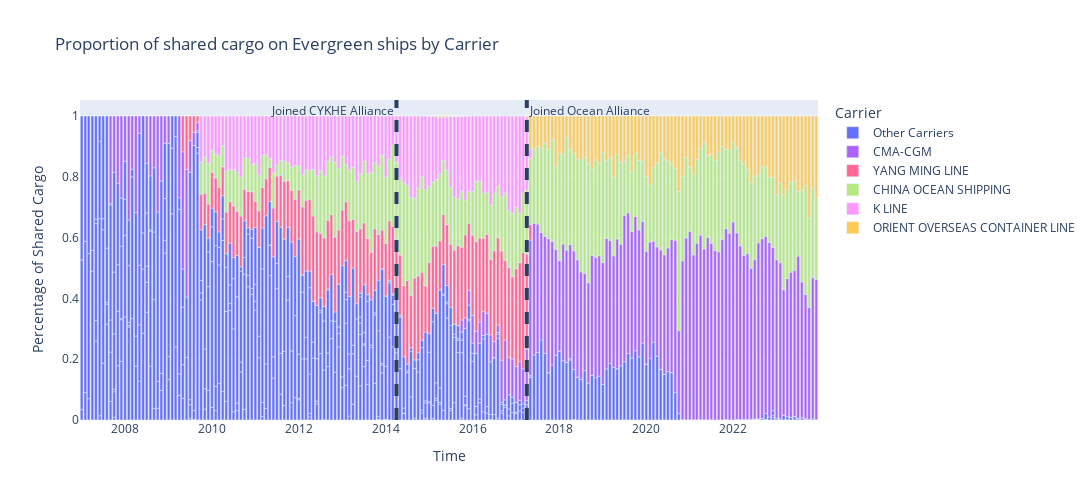

Here is the notebook cell this chart was saved with:
### Code cell
def sharing_by_carrier_evergreen(lf, scac, carrier_name=None):
    '''
    ad hoc function to inspect sharing by scac over time for a given carrier
    inputs:
        scac - str - the SCAC for the carrier of interest
        carrier_name - str - the string name of the carrier of interest for plot title
    '''
    #get top sharing partners
    top_partners = (
        lf
        #get shared cargo col
        .with_columns((pl.col('teus')*(1-pl.col('primary_cargo'))).alias('shared_teus'))
        #only maersk vessels but not maersk cargo
        .filter((pl.col('vessel_owner')==scac)&(pl.col('scac')!=scac))
        #group by carrier
        .group_by('carrier_name')
        .agg(pl.col('shared_teus').sum())
        #filter to top 10
        .sort(by='shared_teus', descending=True)
        .limit(5)
        #retail only carriers
        .drop('shared_teus')
        #collect
        .collect()
        #convert from dataframe to series
        .to_series()
    )

    #make df for graphing
    df = (
        lf
        #only maersk vessels but not maersk cargo
        .filter((pl.col('vessel_owner')==scac)&(pl.col('scac')!=scac))
        #create partners column
        .with_columns(
            pl.when(pl.col('carrier_name').is_in(top_partners))
            .then(pl.col('carrier_name'))
            .otherwise(pl.lit('Other Carriers'))
            .alias('partner')
        )
        #get percentages of other carriers
        .group_by('carrier_name', 'partner','month')
        .agg(pl.col('teus').sum())
        .with_columns(pl.col('teus').sum().over('month').alias('total_shared'))
        .with_columns((pl.col('teus')/pl.col('total_shared')).alias('prop_shared'))
        .with_columns(pl.col('month').str.to_datetime('%Y%m'))
        #sort for plotting
        .sort(by='month')
        .cast({'partner':pl.Utf8})
        .collect()
    )
    #plot
    fig = px.bar(df, x='month', y='prop_shared', color='partner', 
                title=str('Proportion of shared cargo on '+carrier_name+' ships by Carrier') if carrier_name else str('Proportion of shared cargo on '+scac+' ships by Carrier'),
                labels={
                    'prop_shared':'Percentage of Shared Cargo',
                    'month':'Time',
                    'partner':'Carrier'
                },
                width=1100,
                height=500,
                category_orders={
                    'partner':['Other Carriers', 'SAFMARINE', 'ANL CONTAINER LINE',  'CMA-CGM','HYUNDAI', 'MEDITERRANEAN SHIPPING COMPANY']
                }
    )
    fig.add_vline(x=datetime.strptime("2017-04-01", "%Y-%m-%d").timestamp() * 1000, 
                  line_width=4, line_dash='dash',
                  annotation_text="Joined Ocean Alliance"
                  )
    fig.add_vline(x=datetime.strptime("2014-04-01", "%Y-%m-%d").timestamp() * 1000, 
                  line_width=4, line_dash='dash',
                  annotation_text="Joined CYKHE Alliance",
                  annotation_position="top left"
                  )
    fig.show()

sharing_by_carrier_evergreen(main_lf, 'EGLV', 'Evergreen')
